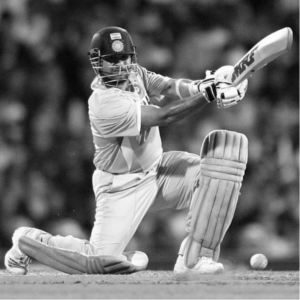
//> input picture experiment/assignment/codes/test.png, 300 x 300 px
$ ./im_hist test.png out.png 1   (built with g++ and OpenCV 4)
//> lines starting //> are read from the running program, lines starting //| are printed output that depends on the picture
#include <opencv2/opencv.hpp>
#include <iostream>

using namespace std;
using namespace cv;

// [34 lines left out: function adapthist, not called in this run]

void create_histogram_image(const Mat &bin_img, Mat &hist_img, int bins)
{
    int fc = 256 / bins;
    int hist_size = 256 / fc;
    float range[] = {0, static_cast<float>(256 / fc)};
    const float *ranges[] = {range};
    Mat hist;

    calcHist(&bin_img, 1, 0, Mat(), hist, 1, &hist_size, ranges, true, false);

    double max_value;
    minMaxLoc(hist, 0, &max_value);

    hist_img.setTo(Scalar(200,200,200));

    float w_scale = static_cast<float>(hist_img.cols) / hist_size;

    for (int i = 0; i < hist_size; i++)
    {
        rectangle(hist_img, Point(i * w_scale, hist_img.rows),
                  Point((i + 1) * w_scale, hist_img.rows - cvRound(hist.at<float>(i) * hist_img.rows / max_value)),
                  Scalar(0, 255, 255), -1);
    }
}

// [24 lines left out: function Pre_Process, not called in this run]

int main(int argc, char **argv)
{
    if (argc < 4)
    {
        cout << "Usage: " << argv[0] << " <input_image> <output_image> <operation> [<nbins>] [<arg3>] [<arg4>]" << endl;
        return -1;
    }

    int operation = atoi(argv[3]);
    Mat source = imread(argv[1], IMREAD_GRAYSCALE);
//> source is the input picture: 300 rows x 300 cols, CV_8UC1; min 6, max 253, mean 112.4
    if (source.empty())
    {
        cout << "Error loading image " << argv[1] << endl;
        return -1;
    }

    string output_file = argv[2];
//> output_file = "out.png"
    string img_nm = output_file.substr(0, output_file.find_last_of('.'));
//> img_nm = "out"
    string img_typ = output_file.substr(output_file.find_last_of('.') + 1);
//> img_typ = "png"

    int nbins = 256;
    if (argc >= 5)
        nbins = atoi(argv[4]);

    if (operation < 3)
    {
        Mat bin_img;
        if (nbins != 256)
            bin_img = Pre_Process(source, nbins);
        else
            bin_img = source.clone();

        int c = bin_img.cols;
//> c = 300
        int r = bin_img.rows;
//> r = 300

        if (operation == 1)
        {
            int mn = 300, mx = -1, avg = 0;
            for (int i = 0; i < r; i++)
            {
                for (int j = 0; j < c; j++)
                {
                    int pixel_val = source.at<uchar>(i, j);
                    mn = min(mn, pixel_val);
                    mx = max(mx, pixel_val);
                    avg += pixel_val;
                }
            }
//> this loop made 300 passes
//> (mx, avg) on passes 1 to 3: (162, 18116), (162, 35376), (162, 51723)
//> after the loop, mn = 6; mx = 253; avg = 10112193
            avg /= (r * c);
//> avg = 112
            Mat hist_img(300, 300, CV_8UC3);
            create_histogram_image(bin_img, hist_img, nbins);
//> in create_histogram_image, `calcHist(&bin_img, 1, 0, Mat(), hist, 1, &hist_size, ranges, true, fal..`: hist = 256 values, max 722 at index 174, min 0 at index 0, mean 351.6
//> in create_histogram_image, `minMaxLoc(hist, 0, &max_value);`: max_value = 722
//> after the loop in create_histogram_image, `for (int i = 0; i < hist_size; i++)`:
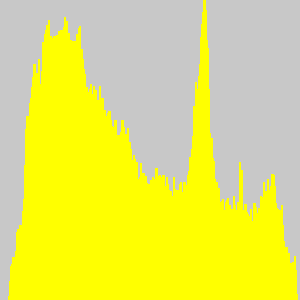
//> hist_img: 300 rows x 300 cols, CV_8UC3; mean B, G, R 99.4, 227.7, 227.7
            imwrite(output_file, hist_img);
            cout << mn << " " << mx << " " << avg << endl;
//| 6 253 112
            return 0;
//> (the program exits here)
